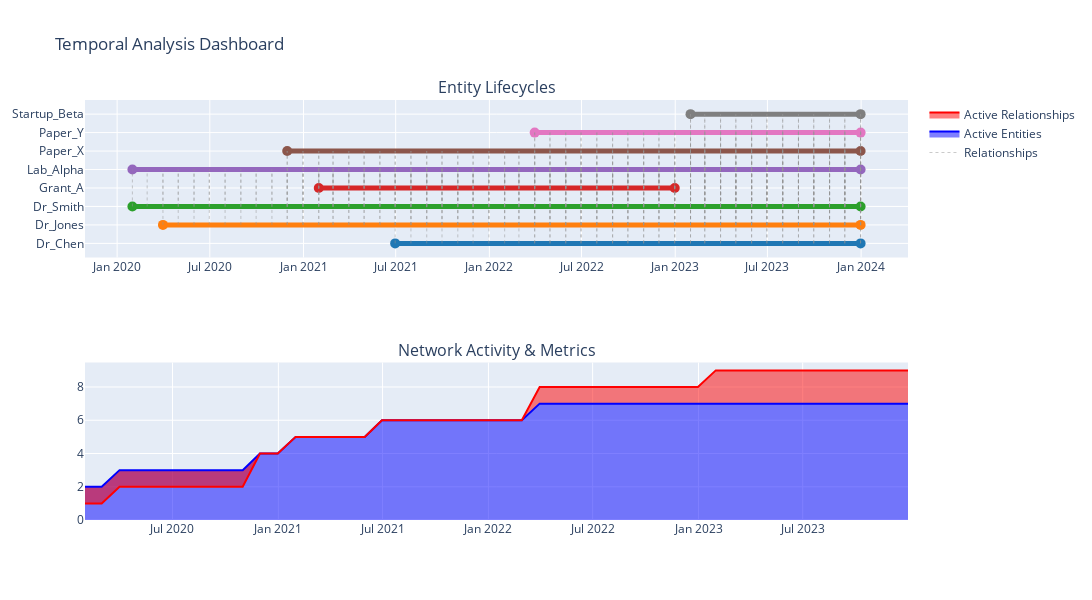
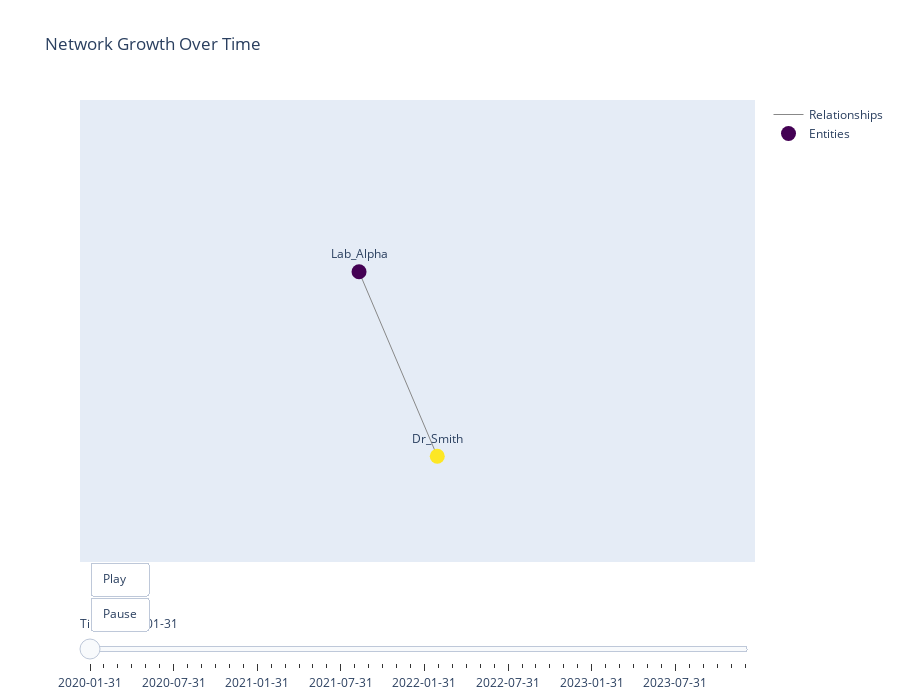
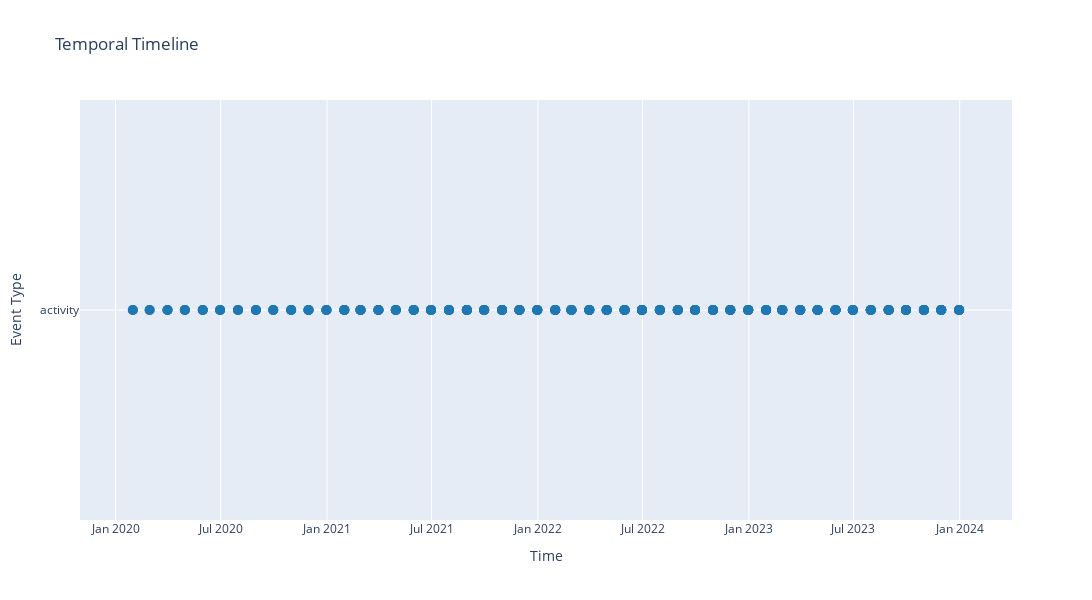

The code cell stored with these charts, in order, in its notebook:
### Markdown cell above
## Step 5: Temporal Data Visualization

### Code cell
import datetime
from semantica.visualization import TemporalVisualizer
import pandas as pd
import numpy as np

# 1. Setup Data: AI Research Lab Evolution (2020-2024)
# This dataset simulates a growing network of researchers, papers, and grants

start_date = datetime.date(2020, 1, 1)

# Entities with lifespans
entities = [
    {"id": "Lab_Alpha", "type": "Organization", "start": "2020-01-01", "end": "2024-12-31", "properties": {"budget": "High"}},
    {"id": "Dr_Smith", "type": "Researcher", "start": "2020-01-15", "end": "2024-12-31", "properties": {"h_index": 15}},
    {"id": "Dr_Jones", "type": "Researcher", "start": "2020-03-01", "end": "2024-12-31", "properties": {"h_index": 12}},
    {"id": "Paper_X", "type": "Publication", "start": "2020-11-20", "end": "2024-12-31", "properties": {"citations": 50}},
    {"id": "Grant_A", "type": "Funding", "start": "2021-01-01", "end": "2022-12-31", "properties": {"amount": 1000000}},
    {"id": "Dr_Chen", "type": "Researcher", "start": "2021-06-01", "end": "2024-12-31", "properties": {"h_index": 8}},
    {"id": "Paper_Y", "type": "Publication", "start": "2022-03-15", "end": "2024-12-31", "properties": {"citations": 25}},
    {"id": "Startup_Beta", "type": "SpinOff", "start": "2023-01-01", "end": "2024-12-31", "properties": {"valuation": "5M"}},
]

# Relationships with timestamps
relationships = [
    {"source": "Dr_Smith", "target": "Lab_Alpha", "type": "WORKS_AT", "timestamp": "2020-01-15"},
    {"source": "Dr_Jones", "target": "Lab_Alpha", "type": "WORKS_AT", "timestamp": "2020-03-01"},
    {"source": "Dr_Smith", "target": "Paper_X", "type": "AUTHORED", "timestamp": "2020-11-20"},
    {"source": "Dr_Jones", "target": "Paper_X", "type": "AUTHORED", "timestamp": "2020-11-20"},
    {"source": "Lab_Alpha", "target": "Grant_A", "type": "RECEIVED", "timestamp": "2021-01-01"},
    {"source": "Dr_Chen", "target": "Lab_Alpha", "type": "WORKS_AT", "timestamp": "2021-06-01"},
    {"source": "Dr_Chen", "target": "Paper_Y", "type": "AUTHORED", "timestamp": "2022-03-15"},
    {"source": "Dr_Smith", "target": "Paper_Y", "type": "AUTHORED", "timestamp": "2022-03-15"},
    {"source": "Lab_Alpha", "target": "Startup_Beta", "type": "SPUN_OFF", "timestamp": "2023-01-01"},
    {"source": "Dr_Jones", "target": "Startup_Beta", "type": "CTO", "timestamp": "2023-02-01"},
]

# Metrics over time
dates = pd.date_range(start="2020-01-01", end="2024-01-01", freq="M")
metrics = {
    "dates": [d.strftime("%Y-%m-%d") for d in dates],
    "funding_usd": [100000 + (i * 50000) + (np.random.randint(-10000, 10000)) for i in range(len(dates))],
    "team_size": [2 + int(i/5) for i in range(len(dates))],
    "publications": [int(i/4) for i in range(len(dates))]
}

# 4. Generate Timestamps Map (Required for TemporalVisualizer)
# This maps each entity to the specific time points where it is "active" or relevant
timestamps = {}

# Collect all relevant dates (monthly granularity)
all_dates = [d.strftime("%Y-%m-%d") for d in dates]

for entity in entities:
    eid = entity["id"]
    start = entity.get("start")
    end = entity.get("end")
    
    # In a real app, you'd calculate overlap. Here we'll just assign all dates 
    # that fall within the entity's lifespan
    entity_times = [d for d in all_dates if start <= d <= end]
    timestamps[eid] = entity_times
    
temporal_kg = {
    "entities": entities,
    "relationships": relationships,
    "metrics": metrics,
    "timestamps": timestamps
}

# 2. Initialize Visualizer
viz = TemporalVisualizer()

print("1. Generating Temporal Dashboard...")
# This creates a combined view of lifecycles, activity, and metrics
dashboard = viz.visualize_temporal_dashboard(
    temporal_kg,
    title="AI Research Lab Evolution (2020-2024)",
    output="interactive"
)
dashboard.show()

print("2. Generating Network Evolution Animation...")
# This creates a playable animation of the network graph
animation = viz.visualize_network_evolution(
    temporal_kg,
    title="Network Growth Over Time",
    output="interactive"
)
animation.show()

print("3. Generating Timeline View...")
timeline = viz.visualize_timeline(
    temporal_kg,
    title="Entity Lifecycles",
    output="interactive"
)
timeline.show()

### Figure 1 — Plotly figure (JSON) as saved in the notebook; plotly's stock layout.template omitted (floating-point values rounded to 4 significant figures; data arrays with more than 128 entries replaced by an {"elided": "..."} marker saying what was removed)
{"data": [{"line": {"color": "#1f77b4", "width": 5}, "marker": {"size": 10}, "mode": "lines+markers", "name": "Dr_Chen", "showlegend": false, "type": "scatter", "x": ["2021-06-30", "2023-12-31"], "xaxis": "x", "y": ["Dr_Chen", "Dr_Chen"], "yaxis": "y"}, {"line": {"color": "#ff7f0e", "width": 5}, "marker": {"size": 10}, "mode": "lines+markers", "name": "Dr_Jones", "showlegend": false, "type": "scatter", "x": ["2020-03-31", "2023-12-31"], "xaxis": "x", "y": ["Dr_Jones", "Dr_Jones"], "yaxis": "y"}, {"line": {"color": "#2ca02c", "width": 5}, "marker": {"size": 10}, "mode": "lines+markers", "name": "Dr_Smith", "showlegend": false, "type": "scatter", "x": ["2020-01-31", "2023-12-31"], "xaxis": "x", "y": ["Dr_Smith", "Dr_Smith"], "yaxis": "y"}, {"line": {"color": "#d62728", "width": 5}, "marker": {"size": 10}, "mode": "lines+markers", "name": "Grant_A", "showlegend": false, "type": "scatter", "x": ["2021-01-31", "2022-12-31"], "xaxis": "x", "y": ["Grant_A", "Grant_A"], "yaxis": "y"}, {"line": {"color": "#9467bd", "width": 5}, "marker": {"size": 10}, "mode": "lines+markers", "name": "Lab_Alpha", "showlegend": false, "type": "scatter", "x": ["2020-01-31", "2023-12-31"], "xaxis": "x", "y": ["Lab_Alpha", "Lab_Alpha"], "yaxis": "y"}, {"line": {"color": "#8c564b", "width": 5}, "marker": {"size": 10}, "mode": "lines+markers", "name": "Paper_X", "showlegend": false, "type": "scatter", "x": ["2020-11-30", "2023-12-31"], "xaxis": "x", "y": ["Paper_X", "Paper_X"], "yaxis": "y"}, {"line": {"color": "#e377c2", "width": 5}, "marker": {"size": 10}, "mode": "lines+markers", "name": "Paper_Y", "showlegend": false, "type": "scatter", "x": ["2022-03-31", "2023-12-31"], "xaxis": "x", "y": ["Paper_Y", "Paper_Y"], "yaxis": "y"}, {"line": {"color": "#7f7f7f", "width": 5}, "marker": {"size": 10}, "mode": "lines+markers", "name": "Startup_Beta", "showlegend": false, "type": "scatter", "x": ["2023-01-31", "2023-12-31"], "xaxis": "x", "y": ["Startup_Beta", "Startup_Beta"], "yaxis": "y"}, {"hoverinfo": "none", "line": {"color": "rgba(150, 150, 150, 0.5)", "dash": "dot", "width": 1}, "mode": "lines", "name": "Relationships", "showlegend": true, "type": "scatter", "x": {"elided": "879 str values"}, "xaxis": "x", "y": {"elided": "879 str values"}, "yaxis": "y"}, {"fill": "tozeroy", "line": {"color": "blue"}, "mode": "lines", "name": "Active Entities", "type": "scatter", "x": ["2020-01-31", "2020-02-29", "2020-03-31", "2020-04-30", "2020-05-31", "2020-06-30", "2020-07-31", "2020-08-31", "2020-09-30", "2020-10-31", "2020-11-30", "2020-12-31", "2021-01-31", "2021-02-28", "2021-03-31", "2021-04-30", "2021-05-31", "2021-06-30", "2021-07-31", "2021-08-31", "2021-09-30", "2021-10-31", "2021-11-30", "2021-12-31", "2022-01-31", "2022-02-28", "2022-03-31", "2022-04-30", "2022-05-31", "2022-06-30", "2022-07-31", "2022-08-31", "2022-09-30", "2022-10-31", "2022-11-30", "2022-12-31", "2023-01-31", "2023-02-28", "2023-03-31", "2023-04-30", "2023-05-31", "2023-06-30", "2023-07-31", "2023-08-31", "2023-09-30", "2023-10-31", "2023-11-30", "2023-12-31"], "xaxis": "x2", "y": [2, 2, 3, 3, 3, 3, 3, 3, 3, 3, 4, 4, 5, 5, 5, 5, 5, 6, 6, 6, 6, 6, 6, 6, 6, 6, 7, 7, 7, 7, 7, 7, 7, 7, 7, 7, 7, 7, 7, 7, 7, 7, 7, 7, 7, 7, 7, 7], "yaxis": "y2"}, {"fill": "tonexty", "line": {"color": "red"}, "mode": "lines", "name": "Active Relationships", "type": "scatter", "x": ["2020-01-31", "2020-02-29", "2020-03-31", "2020-04-30", "2020-05-31", "2020-06-30", "2020-07-31", "2020-08-31", "2020-09-30", "2020-10-31", "2020-11-30", "2020-12-31", "2021-01-31", "2021-02-28", "2021-03-31", "2021-04-30", "2021-05-31", "2021-06-30", "2021-07-31", "2021-08-31", "2021-09-30", "2021-10-31", "2021-11-30", "2021-12-31", "2022-01-31", "2022-02-28", "2022-03-31", "2022-04-30", "2022-05-31", "2022-06-30", "2022-07-31", "2022-08-31", "2022-09-30", "2022-10-31", "2022-11-30", "2022-12-31", "2023-01-31", "2023-02-28", "2023-03-31", "2023-04-30", "2023-05-31", "2023-06-30", "2023-07-31", "2023-08-31", "2023-09-30", "2023-10-31", "2023-11-30", "2023-12-31"], "xaxis": "x2", "y": [1, 1, 2, 2, 2, 2, 2, 2, 2, 2, 4, 4, 5, 5, 5, 5, 5, 6, 6, 6, 6, 6, 6, 6, 6, 6, 8, 8, 8, 8, 8, 8, 8, 8, 8, 8, 9, 9, 9, 9, 9, 9, 9, 9, 9, 9, 9, 9], "yaxis": "y2"}], "layout": {"annotations": [{"font": {"size": 16}, "showarrow": false, "text": "Entity Lifecycles", "x": 0.5, "xanchor": "center", "xref": "paper", "y": 1, "yanchor": "bottom", "yref": "paper"}, {"font": {"size": 16}, "showarrow": false, "text": "Network Activity & Metrics", "x": 0.5, "xanchor": "center", "xref": "paper", "y": 0.375, "yanchor": "bottom", "yref": "paper"}], "height": 600, "showlegend": true, "title": {"text": "Temporal Analysis Dashboard"}, "width": 1200, "xaxis": {"anchor": "y", "domain": [0, 1]}, "xaxis2": {"anchor": "y2", "domain": [0, 1]}, "yaxis": {"anchor": "x", "domain": [0.625, 1]}, "yaxis2": {"anchor": "x2", "domain": [0, 0.375]}}}

### Figure 2 — Plotly figure (JSON) as saved in the notebook; plotly's stock layout.template omitted (floating-point values rounded to 4 significant figures)
{"data": [{"hoverinfo": "none", "line": {"color": "#888", "width": 1}, "mode": "lines", "name": "Relationships", "type": "scatter", "x": [0.102, -0.1164, null], "y": [-0.5906, 0.2847, null]}, {"marker": {"color": [88, 89], "colorscale": [[0, "#440154"], [0.1111, "#482878"], [0.2222, "#3e4989"], [0.3333, "#31688e"], [0.4444, "#26828e"], [0.5556, "#1f9e89"], [0.6667, "#35b779"], [0.7778, "#6ece58"], [0.8889, "#b5de2b"], [1, "#fde725"]], "showscale": false, "size": 15}, "mode": "markers+text", "name": "Entities", "text": ["Lab_Alpha", "Dr_Smith"], "textposition": "top center", "type": "scatter", "x": [-0.1164, 0.102], "y": [0.2847, -0.5906]}], "layout": {"height": 700, "sliders": [{"currentvalue": {"prefix": "Time: "}, "pad": {"t": 50}, "steps": [{"args": [["2020-01-31"], {"frame": {"duration": 0, "redraw": true}, "mode": "immediate", "transition": {"duration": 0}}], "label": "2020-01-31", "method": "animate"}, {"args": [["2020-02-29"], {"frame": {"duration": 0, "redraw": true}, "mode": "immediate", "transition": {"duration": 0}}], "label": "2020-02-29", "method": "animate"}, {"args": [["2020-03-31"], {"frame": {"duration": 0, "redraw": true}, "mode": "immediate", "transition": {"duration": 0}}], "label": "2020-03-31", "method": "animate"}, {"args": [["2020-04-30"], {"frame": {"duration": 0, "redraw": true}, "mode": "immediate", "transition": {"duration": 0}}], "label": "2020-04-30", "method": "animate"}, {"args": [["2020-05-31"], {"frame": {"duration": 0, "redraw": true}, "mode": "immediate", "transition": {"duration": 0}}], "label": "2020-05-31", "method": "animate"}, {"args": [["2020-06-30"], {"frame": {"duration": 0, "redraw": true}, "mode": "immediate", "transition": {"duration": 0}}], "label": "2020-06-30", "method": "animate"}, {"args": [["2020-07-31"], {"frame": {"duration": 0, "redraw": true}, "mode": "immediate", "transition": {"duration": 0}}], "label": "2020-07-31", "method": "animate"}, {"args": [["2020-08-31"], {"frame": {"duration": 0, "redraw": true}, "mode": "immediate", "transition": {"duration": 0}}], "label": "2020-08-31", "method": "animate"}, {"args": [["2020-09-30"], {"frame": {"duration": 0, "redraw": true}, "mode": "immediate", "transition": {"duration": 0}}], "label": "2020-09-30", "method": "animate"}, {"args": [["2020-10-31"], {"frame": {"duration": 0, "redraw": true}, "mode": "immediate", "transition": {"duration": 0}}], "label": "2020-10-31", "method": "animate"}, {"args": [["2020-11-30"], {"frame": {"duration": 0, "redraw": true}, "mode": "immediate", "transition": {"duration": 0}}], "label": "2020-11-30", "method": "animate"}, {"args": [["2020-12-31"], {"frame": {"duration": 0, "redraw": true}, "mode": "immediate", "transition": {"duration": 0}}], "label": "2020-12-31", "method": "animate"}, {"args": [["2021-01-31"], {"frame": {"duration": 0, "redraw": true}, "mode": "immediate", "transition": {"duration": 0}}], "label": "2021-01-31", "method": "animate"}, {"args": [["2021-02-28"], {"frame": {"duration": 0, "redraw": true}, "mode": "immediate", "transition": {"duration": 0}}], "label": "2021-02-28", "method": "animate"}, {"args": [["2021-03-31"], {"frame": {"duration": 0, "redraw": true}, "mode": "immediate", "transition": {"duration": 0}}], "label": "2021-03-31", "method": "animate"}, {"args": [["2021-04-30"], {"frame": {"duration": 0, "redraw": true}, "mode": "immediate", "transition": {"duration": 0}}], "label": "2021-04-30", "method": "animate"}, {"args": [["2021-05-31"], {"frame": {"duration": 0, "redraw": true}, "mode": "immediate", "transition": {"duration": 0}}], "label": "2021-05-31", "method": "animate"}, {"args": [["2021-06-30"], {"frame": {"duration": 0, "redraw": true}, "mode": "immediate", "transition": {"duration": 0}}], "label": "2021-06-30", "method": "animate"}, {"args": [["2021-07-31"], {"frame": {"duration": 0, "redraw": true}, "mode": "immediate", "transition": {"duration": 0}}], "label": "2021-07-31", "method": "animate"}, {"args": [["2021-08-31"], {"frame": {"duration": 0, "redraw": true}, "mode": "immediate", "transition": {"duration": 0}}], "label": "2021-08-31", "method": "animate"}, {"args": [["2021-09-30"], {"frame": {"duration": 0, "redraw": true}, "mode": "immediate", "transition": {"duration": 0}}], "label": "2021-09-30", "method": "animate"}, {"args": [["2021-10-31"], {"frame": {"duration": 0, "redraw": true}, "mode": "immediate", "transition": {"duration": 0}}], "label": "2021-10-31", "method": "animate"}, {"args": [["2021-11-30"], {"frame": {"duration": 0, "redraw": true}, "mode": "immediate", "transition": {"duration": 0}}], "label": "2021-11-30", "method": "animate"}, {"args": [["2021-12-31"], {"frame": {"duration": 0, "redraw": true}, "mode": "immediate", "transition": {"duration": 0}}], "label": "2021-12-31", "method": "animate"}, {"args": [["2022-01-31"], {"frame": {"duration": 0, "redraw": true}, "mode": "immediate", "transition": {"duration": 0}}], "label": "2022-01-31", "method": "animate"}, {"args": [["2022-02-28"], {"frame": {"duration": 0, "redraw": true}, "mode": "immediate", "transition": {"duration": 0}}], "label": "2022-02-28", "method": "animate"}, {"args": [["2022-03-31"], {"frame": {"duration": 0, "redraw": true}, "mode": "immediate", "transition": {"duration": 0}}], "label": "2022-03-31", "method": "animate"}, {"args": [["2022-04-30"], {"frame": {"duration": 0, "redraw": true}, "mode": "immediate", "transition": {"duration": 0}}], "label": "2022-04-30", "method": "animate"}, {"args": [["2022-05-31"], {"frame": {"duration": 0, "redraw": true}, "mode": "immediate", "transition": {"duration": 0}}], "label": "2022-05-31", "method": "animate"}, {"args": [["2022-06-30"], {"frame": {"duration": 0, "redraw": true}, "mode": "immediate", "transition": {"duration": 0}}], "label": "2022-06-30", "method": "animate"}, {"args": [["2022-07-31"], {"frame": {"duration": 0, "redraw": true}, "mode": "immediate", "transition": {"duration": 0}}], "label": "2022-07-31", "method": "animate"}, {"args": [["2022-08-31"], {"frame": {"duration": 0, "redraw": true}, "mode": "immediate", "transition": {"duration": 0}}], "label": "2022-08-31", "method": "animate"}, {"args": [["2022-09-30"], {"frame": {"duration": 0, "redraw": true}, "mode": "immediate", "transition": {"duration": 0}}], "label": "2022-09-30", "method": "animate"}, {"args": [["2022-10-31"], {"frame": {"duration": 0, "redraw": true}, "mode": "immediate", "transition": {"duration": 0}}], "label": "2022-10-31", "method": "animate"}, {"args": [["2022-11-30"], {"frame": {"duration": 0, "redraw": true}, "mode": "immediate", "transition": {"duration": 0}}], "label": "2022-11-30", "method": "animate"}, {"args": [["2022-12-31"], {"frame": {"duration": 0, "redraw": true}, "mode": "immediate", "transition": {"duration": 0}}], "label": "2022-12-31", "method": "animate"}, {"args": [["2023-01-31"], {"frame": {"duration": 0, "redraw": true}, "mode": "immediate", "transition": {"duration": 0}}], "label": "2023-01-31", "method": "animate"}, {"args": [["2023-02-28"], {"frame": {"duration": 0, "redraw": true}, "mode": "immediate", "transition": {"duration": 0}}], "label": "2023-02-28", "method": "animate"}, {"args": [["2023-03-31"], {"frame": {"duration": 0, "redraw": true}, "mode": "immediate", "transition": {"duration": 0}}], "label": "2023-03-31", "method": "animate"}, {"args": [["2023-04-30"], {"frame": {"duration": 0, "redraw": true}, "mode": "immediate", "transition": {"duration": 0}}], "label": "2023-04-30", "method": "animate"}, {"args": [["2023-05-31"], {"frame": {"duration": 0, "redraw": true}, "mode": "immediate", "transition": {"duration": 0}}], "label": "2023-05-31", "method": "animate"}, {"args": [["2023-06-30"], {"frame": {"duration": 0, "redraw": true}, "mode": "immediate", "transition": {"duration": 0}}], "label": "2023-06-30", "method": "animate"}, {"args": [["2023-07-31"], {"frame": {"duration": 0, "redraw": true}, "mode": "immediate", "transition": {"duration": 0}}], "label": "2023-07-31", "method": "animate"}, {"args": [["2023-08-31"], {"frame": {"duration": 0, "redraw": true}, "mode": "immediate", "transition": {"duration": 0}}], "label": "2023-08-31", "method": "animate"}, {"args": [["2023-09-30"], {"frame": {"duration": 0, "redraw": true}, "mode": "immediate", "transition": {"duration": 0}}], "label": "2023-09-30", "method": "animate"}, {"args": [["2023-10-31"], {"frame": {"duration": 0, "redraw": true}, "mode": "immediate", "transition": {"duration": 0}}], "label": "2023-10-31", "method": "animate"}, {"args": [["2023-11-30"], {"frame": {"duration": 0, "redraw": true}, "mode": "immediate", "transition": {"duration": 0}}], "label": "2023-11-30", "method": "animate"}, {"args": [["2023-12-31"], {"frame": {"duration": 0, "redraw": true}, "mode": "immediate", "transition": {"duration": 0}}], "label": "2023-12-31", "method": "animate"}]}], "title": {"text": "Network Growth Over Time"}, "updatemenus": [{"buttons": [{"args": [null, {"frame": {"duration": 1000, "redraw": true}, "fromcurrent": true}], "label": "Play", "method": "animate"}, {"args": [[], {"frame": {"duration": 0, "redraw": false}, "mode": "immediate", "transition": {"duration": 0}}], "label": "Pause", "method": "animate"}], "showactive": false, "type": "buttons", "x": 0.1, "xanchor": "right", "y": 0, "yanchor": "top"}], "width": 900, "xaxis": {"range": [-0.8955, 0.9892], "showgrid": false, "showticklabels": false, "zeroline": false}, "yaxis": {"range": [-1.093, 1.1], "showgrid": false, "showticklabels": false, "zeroline": false}}}

### Figure 3 — Plotly figure (JSON) as saved in the notebook; plotly's stock layout.template omitted (floating-point values rounded to 4 significant figures; data arrays with more than 128 entries replaced by an {"elided": "..."} marker saying what was removed)
{"data": [{"hovertemplate": "%{text}<br>Time: %{x}<extra></extra>", "marker": {"color": "#1f77b4", "size": 10}, "mode": "markers", "name": "activity", "text": {"elided": "269 str values"}, "type": "scatter", "x": {"elided": "269 str values"}, "y": {"elided": "269 str values"}}], "layout": {"height": 600, "title": {"text": "Temporal Timeline"}, "width": 1200, "xaxis": {"title": {"text": "Time"}}, "yaxis": {"title": {"text": "Event Type"}}}}
